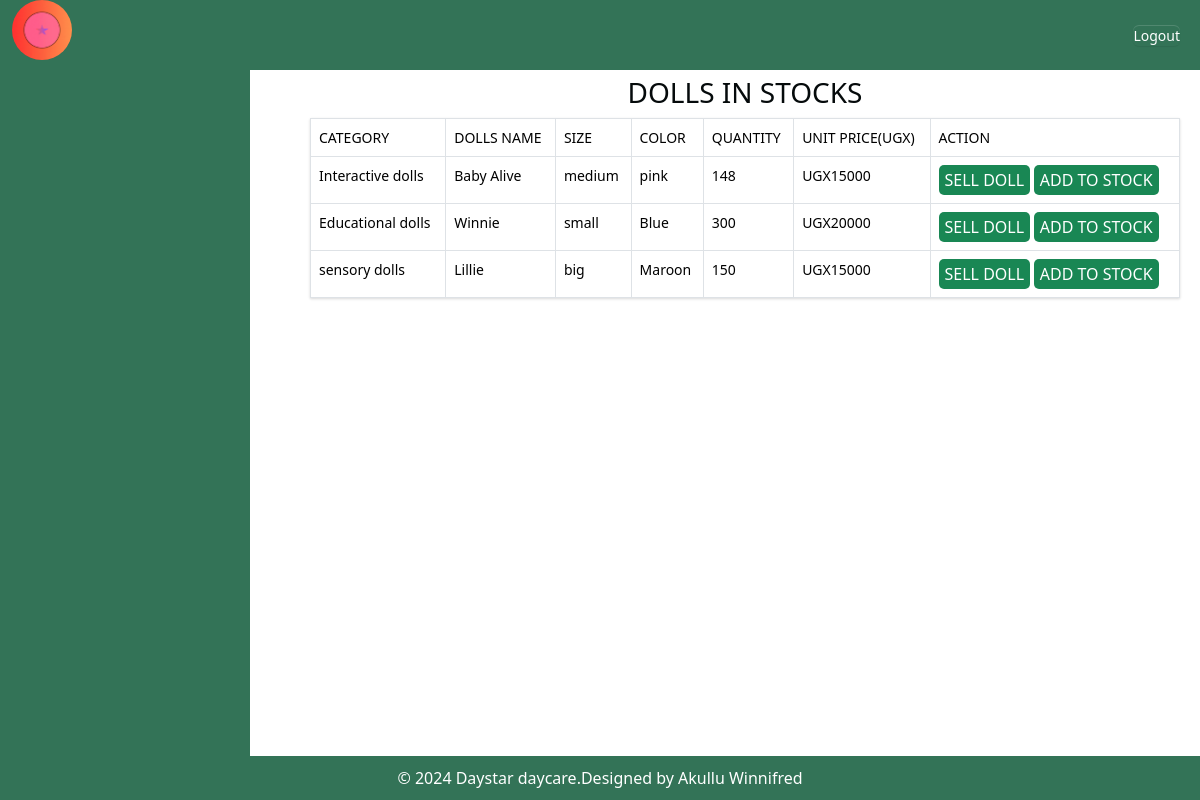
/doll/ (signed in), run on an earlier commit of the app's database.
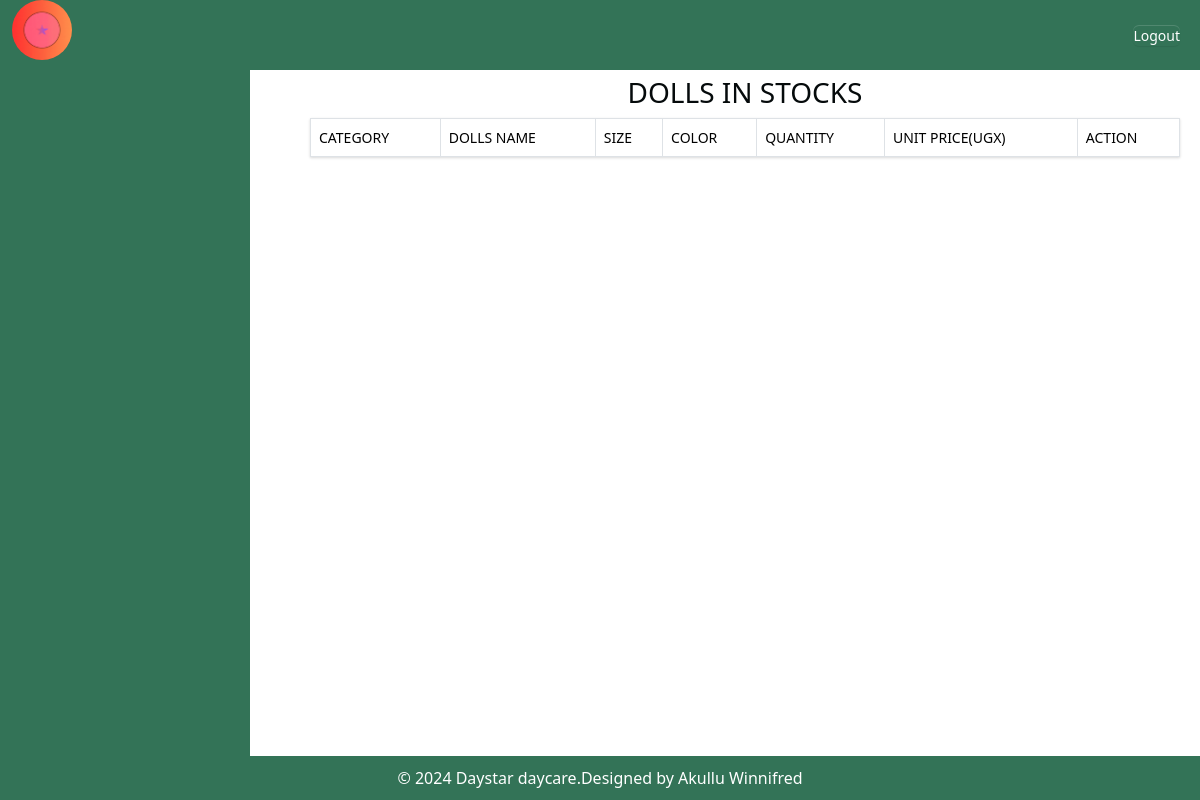
And on a later commit of the database.
### myapp/models.py (models this page shows, shortened)
class Doll(models.Model):
    c_doll=models.ForeignKey(Category_doll, on_delete=models.CASCADE,null=True, blank=True)
    name_of_the_doll =models.CharField(max_length=200,null=True, blank=True)
    quantity=models.IntegerField(default=0)
    color=models.CharField(max_length=200, null=True,blank=True,validators=[validate_letters])
    size=models.CharField(max_length=200,null=True,blank=True)
    issued_quantity=models.IntegerField(default=0,blank=True,null=True)
    received_quantity=models.IntegerField(default=0,null=True,blank=True)
    Unit_price=models.IntegerField(default=0,null=True, blank=True)
    date=models.DateField(default=timezone.now)

class Category_doll(models.Model):
     name = models.CharField(max_length=100,null=True, blank=True)
     def __str__(self):
        return self.name

### myapp/views.py (the view)
# urls.py: path('doll/',views.doll,name='doll'),
@login_required
def doll(request):
    dolls=Doll.objects.all()
    return render(request,'dolls/doll.html',{'dolls':dolls})

### myapp/templates/dolls/doll.html (shortened to what this page needs)
{% extends 'base.html' %}
{% load static %}
{% block content %}
<div>
    <a href="{% url 'receipt' %}" class="hover_button"><input type="submit" value="Receipts" class="btn btn-success" style="border: none;" placeholder="Receipts"/></a>
    <a href="{% url 'all_sales' %}"  class="hover-button"><input type= "submit" value="All_sales" class="btn btn-success"  style="border: none;"type="button"/></a>
</div>
<div class="table-container">
    <div class="card-header" style="width:30%; margin: 0 auto; background-color:white;">
        <h3 class="text-center" style="color: rgb(5, 10, 11); padding-top: 20px;">DOLLS IN STOCKS</h3>
    </div>
</div>
<table class="table table-bordered" style=" background-color: rgba(153, 198, 165, 0.55);">
    <thead class="thead-dark table-bordered">
        <tr>
            <th scope="col" class="project-h1">Category</th>
            <th scope="col" class="project-h1">Dolls name</th>
            <th scope="col" class="project-h1">Size</th>
            <th scope="col" class="project-h1">Color</th>
            <th scope="col" class="project-h1">Quantity</th>
            <th scope="col" class="project-h1">Unit Price(UGX)</th>
            <th scope="col" class="project-h1">Action</th>
        </tr>
    </thead>
    {% for doll in dolls %}
    <tbody>
        <tr>
            <td>{{doll.c_doll}}</td>
            <td>{{doll.name_of_the_doll}}</td>
            <td>{{doll.size}}</td>
            <td>{{doll.color}}</td>
            <td>{{doll.quantity}}</td>
            <td>UGX{{doll.Unit_price}}</td>
           <div>
            <td><a href="{% url 'issue_item' doll.id %}"><input type="button" class="bg bg-success" value="SELL DOLL"  style="color: white; border: none; border-radius: 5px; height: 30px; font-size: medium;"></a>
            <a href="{% url 'add_to_stock' doll.id %}"><input type="button" class="bg bg-success" value="ADD TO STOCK"  style="color: white; border: none; border-radius: 5px; height: 30px; font-size: medium;"></a>
         </td>
        </div>
        </tr>
    </tbody>
    {% endfor %}
</table>
</div>
{% endblock %}

What changed in the data, as far as the page shows it:
removed Doll: c_doll "Interactive dolls", name_of_the_doll "Baby Alive", size "medium", color "pink", quantity "148", Unit_price "15000"
removed Doll: c_doll "Educational dolls", name_of_the_doll "Winnie", size "small", color "Blue", quantity "300", Unit_price "20000"
removed Doll: c_doll "sensory dolls", name_of_the_doll "Lillie", size "big", color "Maroon", quantity "150", Unit_price "15000"
